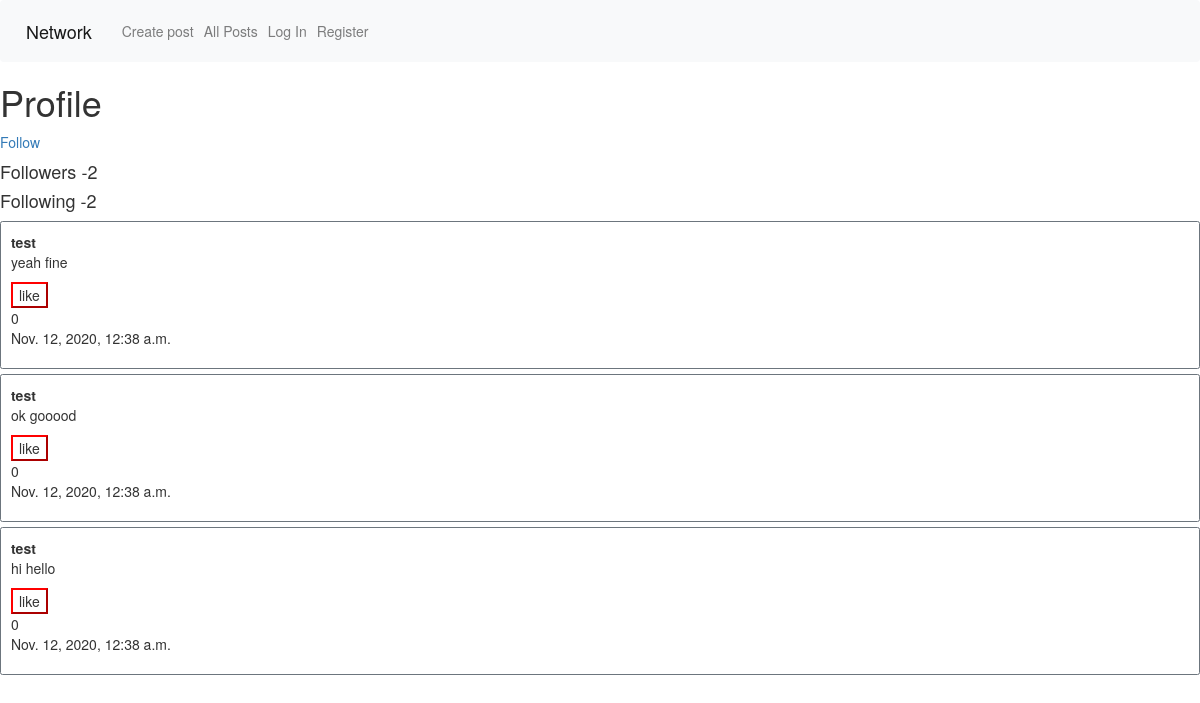
The page /profile/test on the database its author committed.
### network/models.py (models this page shows, shortened)
class User(AbstractUser):
    followe = models.ManyToManyField(
        "self", blank=True, symmetrical=False, related_name="ufollowing"
    )

class post(models.Model):
    content = models.TextField(max_length=300)
    user = models.CharField(max_length=64,null=True,blank=True)
    time = models.DateTimeField(auto_now_add=True)
    likes = models.IntegerField(default=0)

### network/views.py (the view)
# urls.py: path("profile/<username>", views.profile, name="profile"),
def profile(request,username):
    user = User.objects.get(username=username)
    posts = post.objects.filter(user=username).order_by('time').reverse()
    followers = user.followers.all()
    foll=user.following.all()
    is_follower = False
    for item in followers:
        if request.user.username == item.follower.username:
            is_follower = True
    p = Paginator(posts, 10)
    print(p.num_pages)
    page_num = request.GET.get('page', 1)
    try:
        page = p.page(page_num)
    except EmptyPage:
        page = p.page(1)
    context = {
        'username': username,
        'posts': page,
        'followers': followers,
        'is_follower': is_follower,
        'following' : foll
    }
    return render(request, "network/profile.html", context)

### network/templates/network/profile.html (shortened to what this page needs)
{% extends "network/layout.html" %}
{% load static %}
{% block body %}
<h1>Profile</h1>
{% if  user.username != username %}
        {% if is_follower %}
            <a href="{% url 'unfollow' target=username %}">Unfollow</a>
        {% else %}
            <a href="{% url 'follow' target=username %}">Follow</a>
        {% endif %}
    {% endif %}
    <h4>Followers -{{ followers.count }}</h4>
    <h4>Following -{{ following.count }}</h4>
{% for i in posts %}
<div class="border border-secondary rounded p-3 mt-2">
               <strong>{{i.user}}</strong>
                <p id="post-{{i.id}}">{{ i.content }}</p>
 <button type="button"  style="background-color:white; border-color: red;" id="like-btn-{{i.id}}" onclick="like('{{ i.id }}')">like</button>
                <div id="like-count-{{i.id}}" >{{i.likes}}</div>
                <p>{{ i.time }}</p>
</div>
{% endfor %}
{% endblock %}

### rows shown on the page
User: count "2"
post: user "test", content "yeah fine", likes "0", time "Nov. 12, 2020, 12:38 a.m."
post: user "test", content "ok gooood", likes "0", time "Nov. 12, 2020, 12:38 a.m."
post: user "test", content "hi hello", likes "0", time "Nov. 12, 2020, 12:38 a.m."

### other values the page prints
{{ followers.count }} "2"
